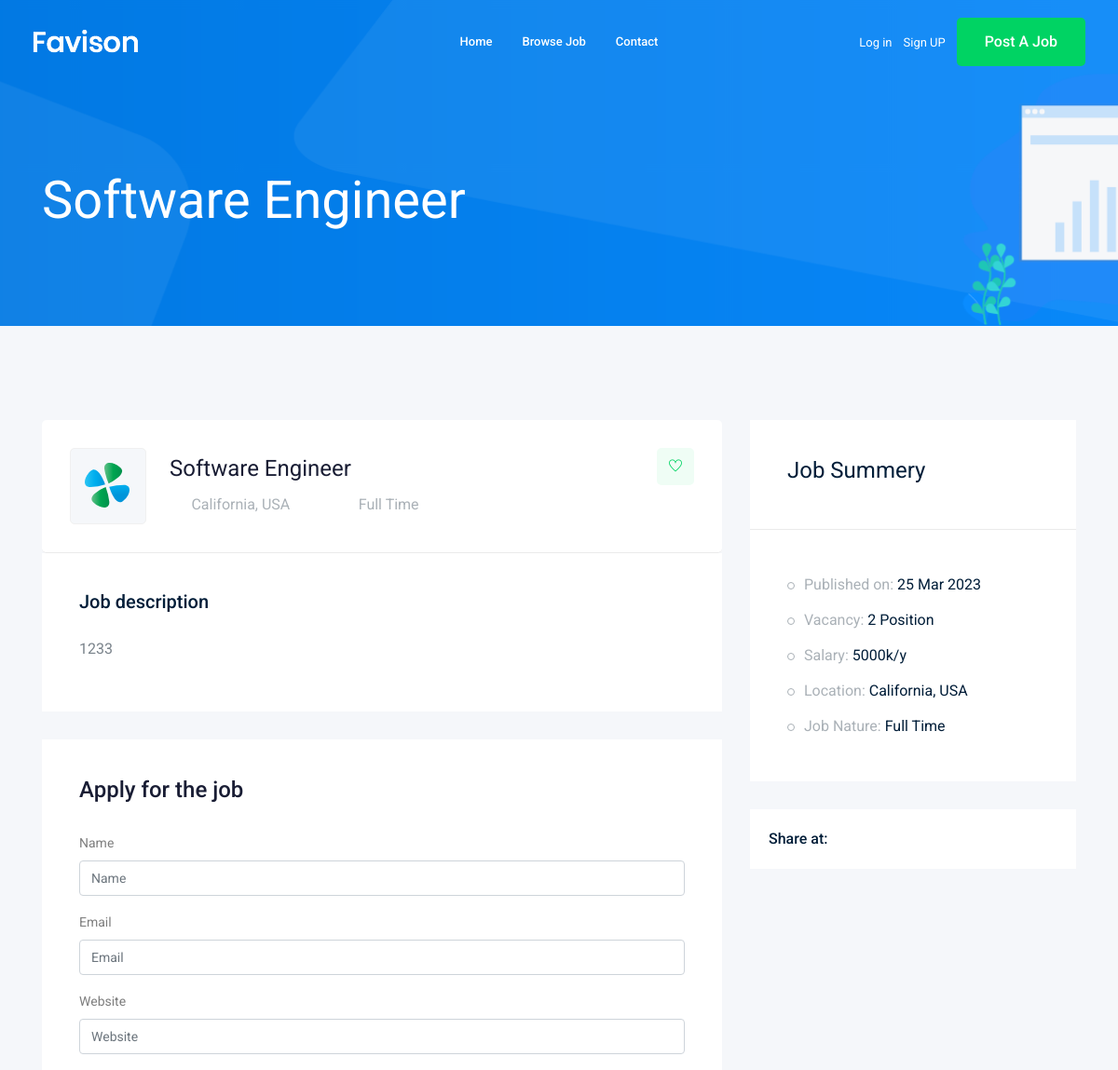
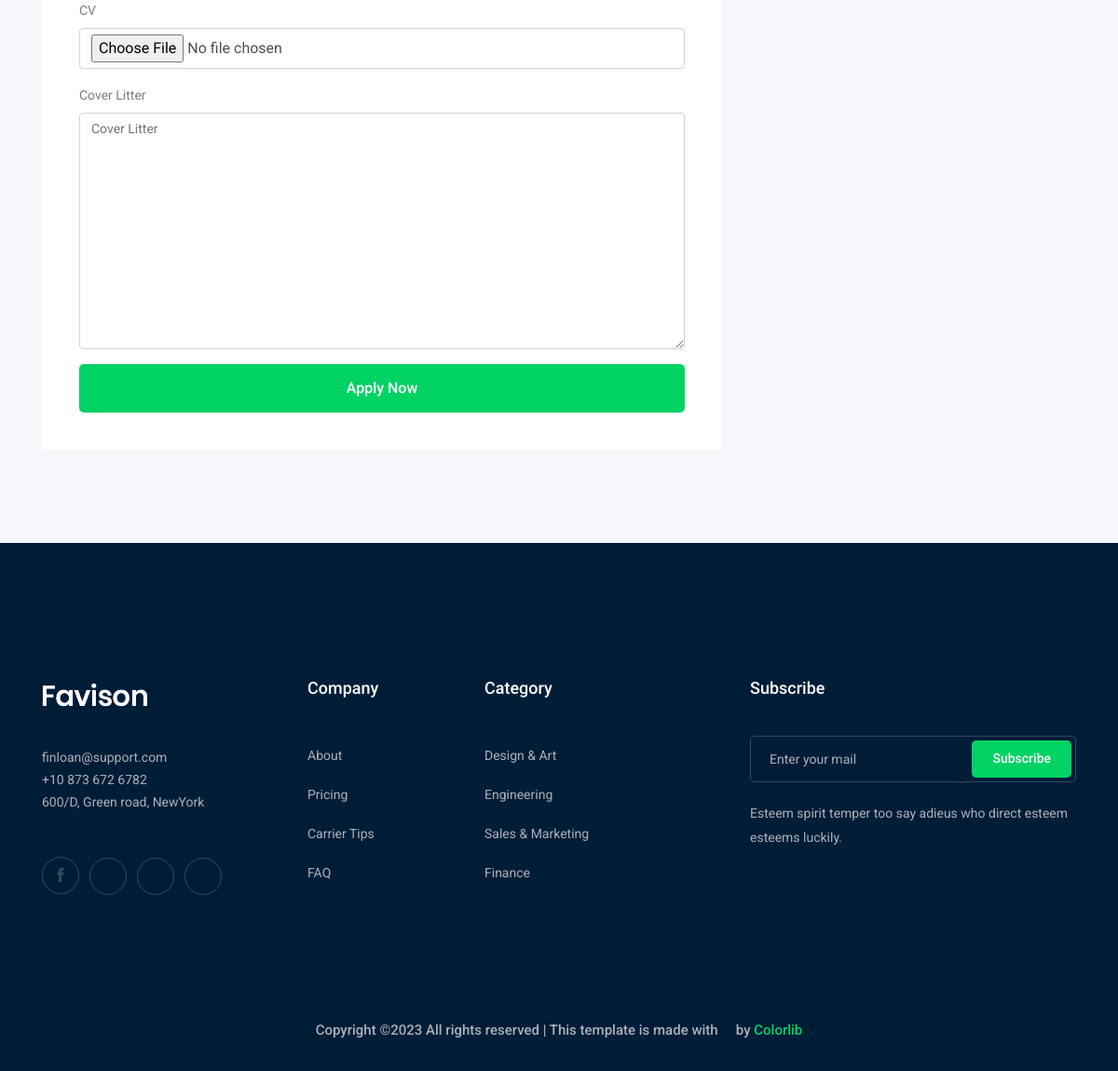
The page /jobs/software-engineer on the database its author committed (2 pictures, top to bottom).
### job/models.py (models this page shows, shortened)
class JOb(models.Model): #Table in DB
    Owner = models.ForeignKey(User, verbose_name=("Job_owner"), on_delete=models.CASCADE)
    title = models.CharField(max_length=100) # Column in DB
    Job_type = models.CharField(max_length=15, choices=JOB_TYPE)
    Description = models.TextField(max_length=1000)
    Published_At = models.DateTimeField(auto_now=True)
    Vacancy = models.IntegerField(default=1)
    Salary = models.IntegerField(default=0)
    Experiance = models.IntegerField(default=1)
    category = models.ForeignKey('Category',on_delete=models.CASCADE)
    image = models.ImageField(upload_to=Image_upload)
    slug = models.SlugField(blank=True , null=True)
    def __str__(self):
        return self.title

### job/views.py (the view)
def job_detail(resquest, slug):
    job_detail = JOb.objects.get(slug=slug)
    if resquest.method =='POST':
        form =ApplyForm(resquest.POST,resquest.FILES)
        if form.is_valid():
            myform = form.save(commit=False)
            myform.job = job_detail
            myform.save()
    else:
        form = ApplyForm
    context = {'job' : job_detail,'applyform':form}
    return render(resquest,"job/job_details.html",context)

### job/templates/job/job_details.html (shortened to what this page needs)
{% extends 'base.html' %}
{% load bootstrap4 %}
{% block body %}
        <div class="bradcam_area bradcam_bg_1">
            <div class="container">
                <div class="row">
                    <div class="col-xl-12">
                        <div class="bradcam_text">
                            <h3>{{job}}</h3>
                        </div>
                    </div>
                </div>
            </div>
        </div>
        <div class="job_details_area">
            <div class="container">
                <div class="row">
                    <div class="col-lg-8">
                        <div class="job_details_header">
                            <div class="single_jobs white-bg d-flex justify-content-between">
                                <div class="jobs_left d-flex align-items-center">
                                    <div class="thumb">
                                        <img src="img/svg_icon/1.svg" alt="">
                                    </div>
                                    <div class="jobs_conetent">
                                        <a href="#"><h4>{{job}}</h4></a>
                                        <div class="links_locat d-flex align-items-center">
                                            <div class="location">
                                                <p> <i class="fa fa-map-marker"></i> California, USA</p>
                                            </div>
                                            <div class="location">
                                                <p> <i class="fa fa-clock-o"></i> {{job.Job_type}}</p>
                                            </div>
                                        </div>
                                    </div>
                                </div>
                                <div class="jobs_right">
                                    <div class="apply_now">
                                        <a class="heart_mark" href="#"> <i class="ti-heart"></i> </a>
                                    </div>
                                </div>
                            </div>
                        </div>
                        <div class="descript_wrap white-bg">
                            <div class="single_wrap">
                                <h4>Job description</h4>
                                <p>{{job.Description}}</p>
                            </div>
                        </div>
                        <div class="apply_job_form white-bg">
                            <h4>Apply for the job</h4>
                            <form method="POST" enctype="multipart/form-data">
                                {% bootstrap_form applyform %}
                                {% buttons %}
                                    <button class="boxed-btn3 w-100" type="submit">Apply Now</button>
                                {% endbuttons %}
                            </form>
                        </div>
                    </div>
                    <div class="col-lg-4">
                        <div class="job_sumary">
                            <div class="summery_header">
                                <h3>Job Summery</h3>
                            </div>
                            <div class="job_content">
                                <ul>
                                    <li>Published on: <span>{{job.Published_At|date:'d M o'}}</span></li>
                                    <li>Vacancy: <span>{{job.Vacancy}} Position</span></li>
                                    <li>Salary: <span>{{job.Salary}}k/y</span></li>
                                    <li>Location: <span>California, USA</span></li>
                                    <li>Job Nature: <span> {{job.Job_type}}</span></li>
                                </ul>
                            </div>
                        </div>
                        <div class="share_wrap d-flex">
                            <span>Share at:</span>
                            <ul>
                                <li><a href="#"> <i class="fa fa-facebook"></i></a> </li>
                                <li><a href="#"> <i class="fa fa-google-plus"></i></a> </li>
                                <li><a href="#"> <i class="fa fa-twitter"></i></a> </li>
                                <li><a href="#"> <i class="fa fa-envelope"></i></a> </li>
                            </ul>
                        </div>
                        <div class="job_location_wrap">
                            <div class="job_lok_inner">
                                <div id="map" style="height: 200px;"></div>
                              </div>
                        </div>
                    </div>
                </div>
            </div>
        </div>
{% endblock body %}

### rows shown on the page
JOb: title "Software Engineer", Job_type "Full Time", Description "1233", Published_At "25 Mar 2023", Vacancy "2", Salary "5000"
